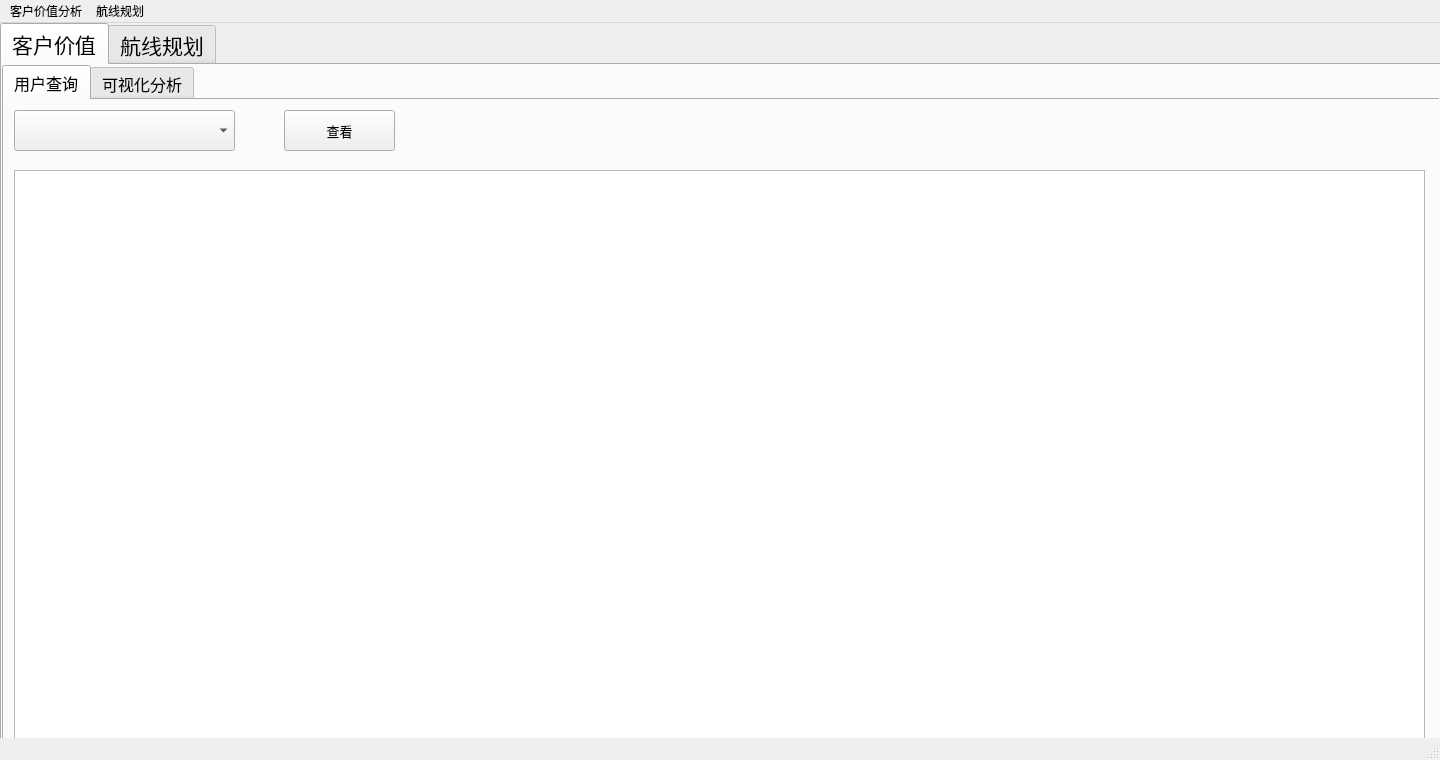
<?xml version="1.0" encoding="UTF-8"?>
<ui version="4.0">
 <class>MainWindow</class>
 <widget class="QMainWindow" name="MainWindow">
  <property name="geometry">
   <rect>
    <x>0</x>
    <y>0</y>
    <width>1440</width>
    <height>760</height>
   </rect>
  </property>
  <property name="windowTitle">
   <string>数据分析平台</string>
  </property>
  <widget class="QWidget" name="centralwidget">
   <widget class="QTabWidget" name="allWidget">
    <property name="geometry">
     <rect>
      <x>0</x>
      <y>0</y>
      <width>1441</width>
      <height>741</height>
     </rect>
    </property>
    <property name="font">
     <font>
      <family>Adobe 黑体 Std R</family>
      <pointsize>16</pointsize>
     </font>
    </property>
    <property name="tabPosition">
     <enum>QTabWidget::North</enum>
    </property>
    <property name="tabShape">
     <enum>QTabWidget::Rounded</enum>
    </property>
    <property name="currentIndex">
     <number>0</number>
    </property>
    <property name="iconSize">
     <size>
      <width>20</width>
      <height>20</height>
     </size>
    </property>
    <property name="elideMode">
     <enum>Qt::ElideNone</enum>
    </property>
    <property name="usesScrollButtons">
     <bool>true</bool>
    </property>
    <property name="documentMode">
     <bool>false</bool>
    </property>
    <widget class="QWidget" name="tab">
     <attribute name="title">
      <string>客户价值</string>
     </attribute>
     <widget class="QTabWidget" name="peopleWidget">
      <property name="geometry">
       <rect>
        <x>0</x>
        <y>0</y>
        <width>1441</width>
        <height>711</height>
       </rect>
      </property>
      <property name="font">
       <font>
        <family>Adobe 黑体 Std R</family>
        <pointsize>12</pointsize>
       </font>
      </property>
      <property name="currentIndex">
       <number>0</number>
      </property>
      <widget class="QWidget" name="tab_3">
       <attribute name="title">
        <string>用户查询</string>
       </attribute>
       <widget class="QComboBox" name="peopleBox">
        <property name="geometry">
         <rect>
          <x>10</x>
          <y>10</y>
          <width>221</width>
          <height>41</height>
         </rect>
        </property>
       </widget>
       <widget class="QPushButton" name="pushButton">
        <property name="geometry">
         <rect>
          <x>280</x>
          <y>10</y>
          <width>111</width>
          <height>41</height>
         </rect>
        </property>
        <property name="font">
         <font>
          <family>Adobe 黑体 Std R</family>
          <pointsize>10</pointsize>
         </font>
        </property>
        <property name="text">
         <string>查看</string>
        </property>
       </widget>
       <widget class="QTableWidget" name="peopleList">
        <property name="geometry">
         <rect>
          <x>10</x>
          <y>70</y>
          <width>1411</width>
          <height>601</height>
         </rect>
        </property>
        <property name="font">
         <font>
          <pointsize>10</pointsize>
         </font>
        </property>
       </widget>
      </widget>
      <widget class="QWidget" name="tab_4">
       <attribute name="title">
        <string>可视化分析</string>
       </attribute>
       <widget class="QWidget" name="gridLayoutWidget">
        <property name="geometry">
         <rect>
          <x>0</x>
          <y>0</y>
          <width>1431</width>
          <height>681</height>
         </rect>
        </property>
        <layout class="QGridLayout" name="gridLayout">
         <item row="0" column="0">
          <widget class="QFrame" name="allChart">
           <property name="frameShape">
            <enum>QFrame::StyledPanel</enum>
           </property>
           <property name="frameShadow">
            <enum>QFrame::Raised</enum>
           </property>
           <widget class="QWidget" name="chart1" native="true">
            <property name="enabled">
             <bool>true</bool>
            </property>
            <property name="geometry">
             <rect>
              <x>0</x>
              <y>0</y>
              <width>471</width>
              <height>321</height>
             </rect>
            </property>
           </widget>
           <widget class="QWidget" name="chart4" native="true">
            <property name="geometry">
             <rect>
              <x>0</x>
              <y>320</y>
              <width>471</width>
              <height>341</height>
             </rect>
            </property>
           </widget>
           <widget class="QWidget" name="chart2" native="true">
            <property name="geometry">
             <rect>
              <x>470</x>
              <y>0</y>
              <width>481</width>
              <height>321</height>
             </rect>
            </property>
           </widget>
           <widget class="QWidget" name="chart3" native="true">
            <property name="geometry">
             <rect>
              <x>950</x>
              <y>0</y>
              <width>481</width>
              <height>321</height>
             </rect>
            </property>
           </widget>
           <widget class="QWidget" name="chart5" native="true">
            <property name="geometry">
             <rect>
              <x>470</x>
              <y>320</y>
              <width>481</width>
              <height>331</height>
             </rect>
            </property>
           </widget>
           <widget class="QWidget" name="chart6" native="true">
            <property name="geometry">
             <rect>
              <x>950</x>
              <y>320</y>
              <width>481</width>
              <height>331</height>
             </rect>
            </property>
           </widget>
          </widget>
         </item>
        </layout>
       </widget>
      </widget>
     </widget>
    </widget>
    <widget class="QWidget" name="tab_2">
     <attribute name="title">
      <string>航线规划</string>
     </attribute>
     <widget class="QTabWidget" name="airlineWidget">
      <property name="geometry">
       <rect>
        <x>0</x>
        <y>0</y>
        <width>1441</width>
        <height>721</height>
       </rect>
      </property>
      <property name="font">
       <font>
        <family>Adobe 黑体 Std R</family>
        <pointsize>12</pointsize>
       </font>
      </property>
      <property name="currentIndex">
       <number>0</number>
      </property>
      <widget class="QWidget" name="tab_5">
       <attribute name="title">
        <string>航线图</string>
       </attribute>
       <widget class="QWidget" name="airlineChart" native="true">
        <property name="geometry">
         <rect>
          <x>0</x>
          <y>0</y>
          <width>1431</width>
          <height>661</height>
         </rect>
        </property>
       </widget>
      </widget>
      <widget class="QWidget" name="tab_6">
       <attribute name="title">
        <string>航班查询</string>
       </attribute>
       <widget class="QLabel" name="label">
        <property name="geometry">
         <rect>
          <x>30</x>
          <y>40</y>
          <width>51</width>
          <height>31</height>
         </rect>
        </property>
        <property name="font">
         <font>
          <family>Adobe 黑体 Std R</family>
          <pointsize>18</pointsize>
         </font>
        </property>
        <property name="text">
         <string>从</string>
        </property>
       </widget>
       <widget class="QComboBox" name="scityBox">
        <property name="geometry">
         <rect>
          <x>70</x>
          <y>40</y>
          <width>131</width>
          <height>31</height>
         </rect>
        </property>
       </widget>
       <widget class="QLabel" name="label_2">
        <property name="geometry">
         <rect>
          <x>220</x>
          <y>40</y>
          <width>51</width>
          <height>31</height>
         </rect>
        </property>
        <property name="font">
         <font>
          <family>Adobe 黑体 Std R</family>
          <pointsize>18</pointsize>
         </font>
        </property>
        <property name="text">
         <string>到</string>
        </property>
       </widget>
       <widget class="QComboBox" name="ecityBox">
        <property name="geometry">
         <rect>
          <x>270</x>
          <y>41</y>
          <width>131</width>
          <height>31</height>
         </rect>
        </property>
       </widget>
       <widget class="QPushButton" name="queryButton1">
        <property name="geometry">
         <rect>
          <x>480</x>
          <y>40</y>
          <width>141</width>
          <height>31</height>
         </rect>
        </property>
        <property name="font">
         <font>
          <family>Adobe 黑体 Std R</family>
          <pointsize>10</pointsize>
         </font>
        </property>
        <property name="text">
         <string>查询</string>
        </property>
       </widget>
       <widget class="QListWidget" name="airLineWidget1">
        <property name="geometry">
         <rect>
          <x>20</x>
          <y>90</y>
          <width>601</width>
          <height>581</height>
         </rect>
        </property>
       </widget>
       <widget class="QLabel" name="label_3">
        <property name="geometry">
         <rect>
          <x>800</x>
          <y>40</y>
          <width>131</width>
          <height>31</height>
         </rect>
        </property>
        <property name="font">
         <font>
          <family>Adobe 黑体 Std R</family>
          <pointsize>18</pointsize>
         </font>
        </property>
        <property name="text">
         <string>航班名称</string>
        </property>
       </widget>
       <widget class="QComboBox" name="comboBox_4">
        <property name="geometry">
         <rect>
          <x>930</x>
          <y>40</y>
          <width>131</width>
          <height>31</height>
         </rect>
        </property>
       </widget>
       <widget class="QPushButton" name="queryButton2">
        <property name="geometry">
         <rect>
          <x>1260</x>
          <y>40</y>
          <width>141</width>
          <height>31</height>
         </rect>
        </property>
        <property name="font">
         <font>
          <family>Adobe 黑体 Std R</family>
          <pointsize>10</pointsize>
         </font>
        </property>
        <property name="text">
         <string>查询</string>
        </property>
       </widget>
       <widget class="QListWidget" name="airLineWidget2">
        <property name="geometry">
         <rect>
          <x>800</x>
          <y>90</y>
          <width>601</width>
          <height>581</height>
         </rect>
        </property>
       </widget>
      </widget>
     </widget>
    </widget>
   </widget>
  </widget>
  <widget class="QMenuBar" name="menubar">
   <property name="geometry">
    <rect>
     <x>0</x>
     <y>0</y>
     <width>1440</width>
     <height>26</height>
    </rect>
   </property>
   <widget class="QMenu" name="menu">
    <property name="title">
     <string>客户价值分析</string>
    </property>
    <addaction name="actionasd"/>
    <addaction name="action"/>
   </widget>
   <widget class="QMenu" name="menu_2">
    <property name="title">
     <string>航线规划</string>
    </property>
    <addaction name="action_2"/>
    <addaction name="action_3"/>
   </widget>
   <addaction name="menu"/>
   <addaction name="menu_2"/>
  </widget>
  <widget class="QStatusBar" name="statusbar"/>
  <action name="actionasd">
   <property name="text">
    <string>用户查询</string>
   </property>
  </action>
  <action name="action">
   <property name="text">
    <string>可视化分析</string>
   </property>
  </action>
  <action name="action_2">
   <property name="text">
    <string>航线图</string>
   </property>
  </action>
  <action name="action_3">
   <property name="text">
    <string>航班查询</string>
   </property>
  </action>
 </widget>
 <resources/>
 <connections/>
</ui>
